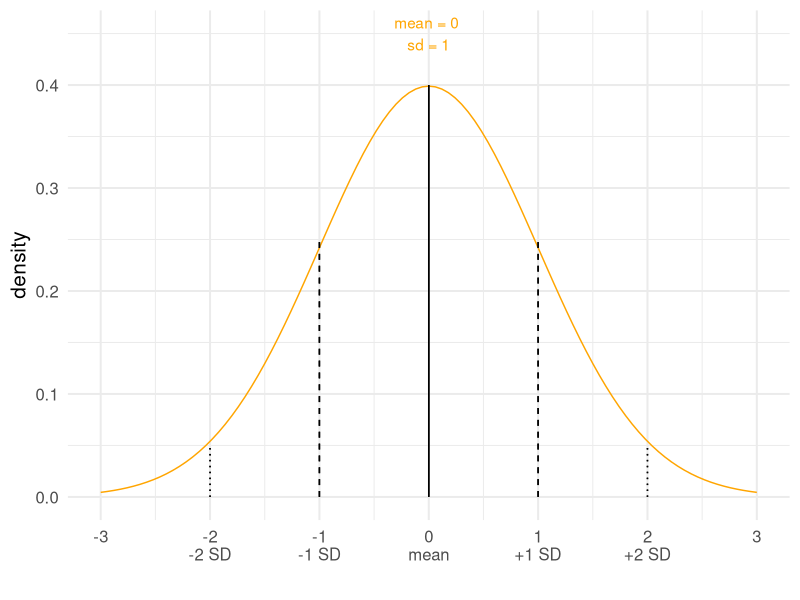
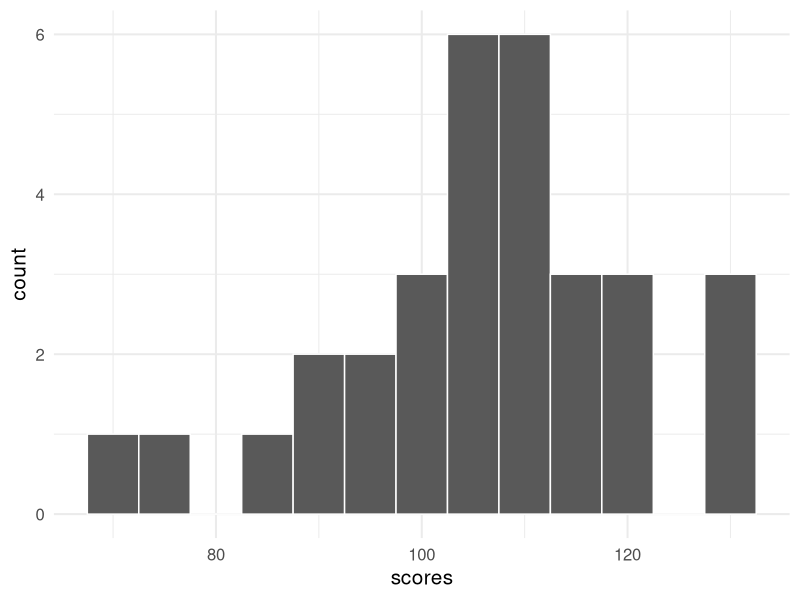
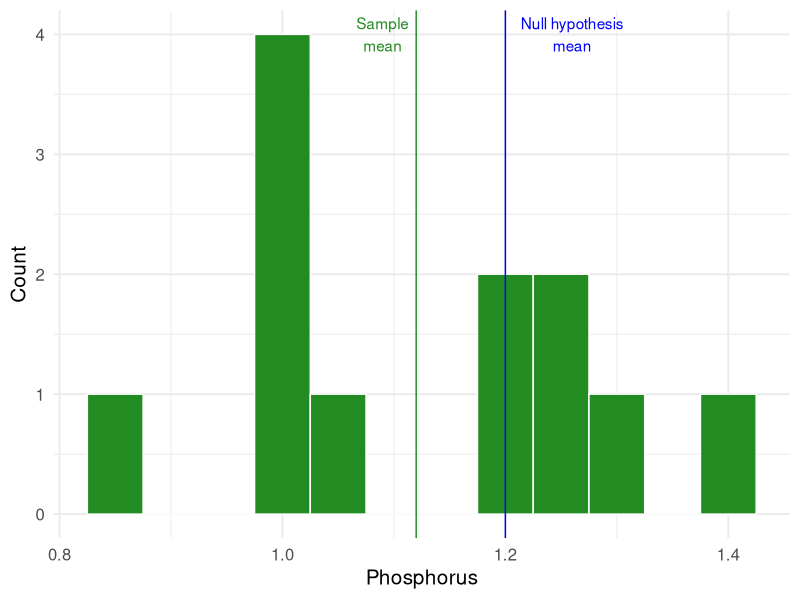
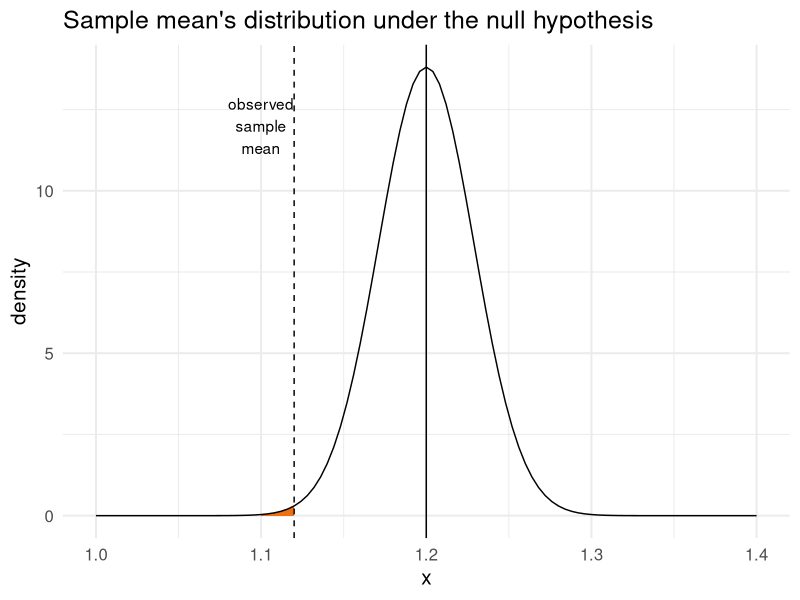
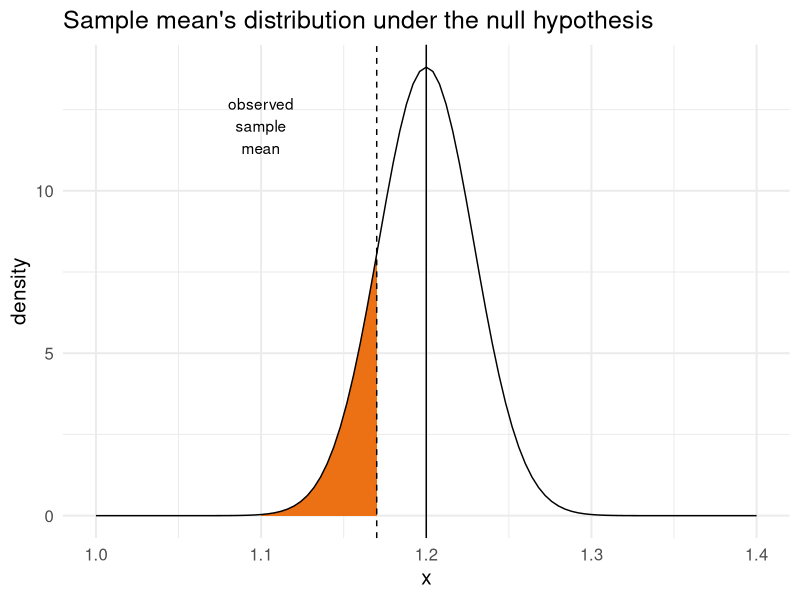
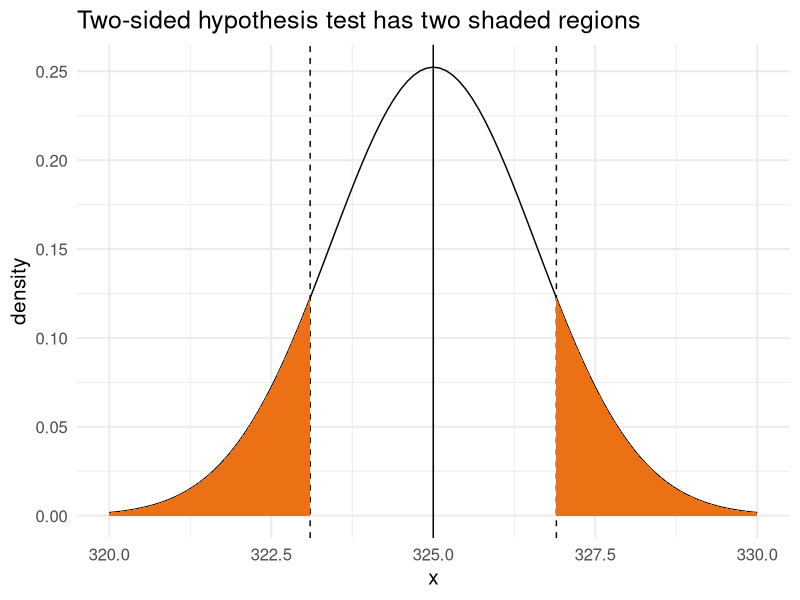
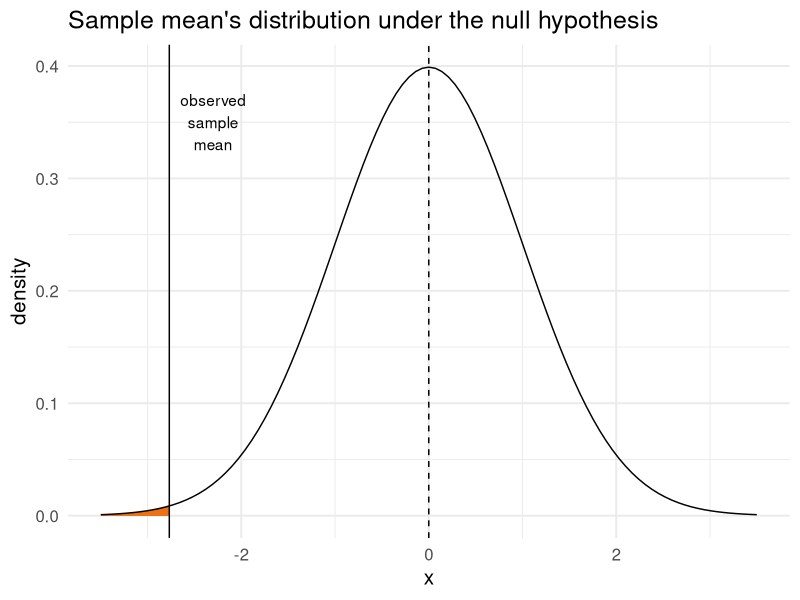
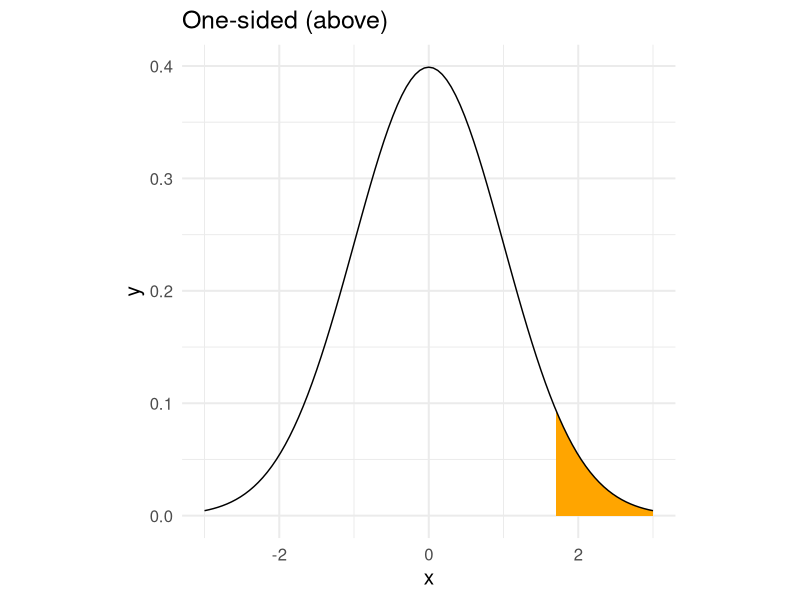

Recreate these plots in R, in order.
## ---- chunk 1
#students you do NOT need to know this code
library(ggplot2)
p1 <- ggplot(data = data.frame(x = c(-3, 3)), aes(x)) +
  stat_function(fun = dnorm, n = 101, args = list(mean = 0, sd = 1), col = "orange") +
  labs(y = "density", x = "") + 
  geom_text(aes(x = 0, y = 0.45), label = "mean = 0 \nsd = 1", check_overlap = T, col = "orange") +
  theme_minimal(base_size = 15) +
  geom_segment(aes(x = 0 , y = 0, xend = 0, yend = 0.4)) +
  geom_segment(aes(x = 1 , y = 0, xend = 1, yend = 0.25), lty = 2) +
  geom_segment(aes(x = -1 , y = 0, xend = -1, yend = 0.25), lty = 2) +
  geom_segment(aes(x = 2 , y = 0, xend = 2, yend = 0.05), lty = 3) +
  geom_segment(aes(x = -2 , y = 0, xend = -2, yend = 0.05), lty = 3) +
  scale_x_continuous(breaks = -3:3, 
                     labels = c(-3, "-2\n-2 SD", "-1\n-1 SD", "0\nmean", "1\n+1 SD", "2\n+2 SD", 3))
p1
## ---- chunk 2
scores <- c(114, 100, 104, 89, 102, 91, 114, 114, 103, 105, 
            108, 130, 120, 132, 111, 128, 118, 119, 86, 72,
            111, 103, 74, 112, 107, 103, 98, 96, 112, 112, 93)

iq_data <- data.frame(scores)

known_sigma <- 15
## ---- chunk 3
library(tidyverse)
ggplot(iq_data, aes(x = scores)) + 
  geom_histogram(binwidth = 5, col = "white") +
  theme_minimal(base_size = 15)
## ---- chunk 4
sample_mean <- mean(scores)

standard_error <- known_sigma/sqrt(length(scores))
critical_value <- 1.96

lower_bound <- sample_mean - critical_value*standard_error
upper_bound <- sample_mean + critical_value*standard_error
## ---- chunk 5
sample_mean
standard_error
lower_bound
upper_bound
## ---- chunk 6
phos <- c(1.26, 1.39, 1, 1, 1, 1, 
          0.87, 1.23, 1.19, 1.29, 1.03, 1.18)

known_sigma <- 0.1
## ---- chunk 7
library(tidyverse)
mean(phos)
phos_data <- data.frame(phos)
## ---- chunk 8
ggplot(phos_data, aes(x = phos)) + 
  geom_histogram(binwidth = 0.05, fill = "forest green", col = "white") + 
  theme_minimal(base_size = 15) +
  geom_vline(xintercept = mean(phos), col = "forest green") +
  geom_text(x = mean(phos)-0.03, y = 4, label = "Sample\nmean", check_overlap = T, col = "forest green") +
  geom_vline(xintercept = 1.2, col = "blue") + 
  geom_text(x = 1.26, y = 4, label = "Null hypothesis\nmean", check_overlap = T, col = "blue") +
  labs(main = "Is the true underlying equal to 1.2?", x = "Phosphorus", y = "Count")
## ---- chunk 9
ggplot(data = data.frame(x = c(1.0, 1.4)), aes(x)) + 
    geom_area(stat = "function", fun = dnorm, args = list(mean = 1.2, sd = 0.0289), 
            fill = "#ec7014", xlim = c(1.1, 1.12)) +
  stat_function(fun = dnorm, n = 101, args = list(mean = 1.2, sd = 0.0289)) +
  labs(y = "density") + 
  theme_minimal(base_size = 15) +
  geom_vline(xintercept = 1.2, lty = 1) + 
  geom_vline(xintercept = 1.12, lty = 2) +
  geom_text(x = 1.1, y = 12, label = "observed\nsample\nmean", check_overlap = T) + 
  labs(title = "Sample mean's distribution under the null hypothesis")
## ---- chunk 10
pnorm(q = 1.12, mean = 1.2, sd = 0.0289)
## ---- chunk 11
ggplot(data = data.frame(x = c(1.0, 1.4)), aes(x)) + 
    geom_area(stat = "function", fun = dnorm, args = list(mean = 1.2, sd = 0.0289), 
            fill = "#ec7014", xlim = c(1.1, 1.17)) +
  stat_function(fun = dnorm, n = 101, args = list(mean = 1.2, sd = 0.0289)) +
  labs(y = "density") + 
  theme_minimal(base_size = 15) +
  geom_vline(xintercept = 1.2, lty = 1) + 
  geom_vline(xintercept = 1.17, lty = 2) +
  geom_text(x = 1.1, y = 12, label = "observed\nsample\nmean", check_overlap = T) + 
  labs(title = "Sample mean's distribution under the null hypothesis")
## ---- chunk 12
pnorm(q = 1.17, mean = 1.2, sd = 0.0289)
## ---- chunk 13
#students, you don't need to worry about this code
ggplot(data = data.frame(x = c(320, 330)), aes(x)) + 
  stat_function(fun = dnorm, n = 101, args = list(mean = 325, sd = 1.581139)) +
  labs(y = "density", title = "Two-sided hypothesis test has two shaded regions") + 
  theme_minimal(base_size = 15) +
  geom_vline(xintercept = 325, lty = 1) + 
  geom_vline(xintercept = 326.9, lty = 2) +
  geom_vline(xintercept = 325 - (326.9-325), lty = 2) +
  geom_text(x = 326.9, y = 12, label = "sample\nmean", check_overlap = T) + 
  geom_text(x = 325, y = 12, label = "null\nhypothesis", check_overlap = T) +
  geom_area(stat = "function", fun = dnorm, args = list(mean = 325, sd = 1.581139), 
            fill = "#ec7014", xlim = c(320, 325 - (326.9-325))) + 
  geom_area(stat = "function", fun = dnorm, args = list(mean = 325, sd = 1.581139), 
            fill = "#ec7014", xlim = c(326.9, 330))
## ---- chunk 14
pnorm(q = 326.9, mean = 325, sd = 1.581139, lower.tail = F)
pnorm(q = 326.9, mean = 325, sd = 1.581139, lower.tail = F)*2
## ---- chunk 15
pnorm(q = -2.768166, mean = 0, sd = 1)
## ---- chunk 16
ggplot(data = data.frame(x = c(-3.5, 3.5)), aes(x)) + 
    geom_area(stat = "function", fun = dnorm, args = list(mean = 0, sd = 1), 
            fill = "#ec7014", xlim = c(-3.5, -2.768166)) +
  stat_function(fun = dnorm, n = 101, args = list(mean = 0, sd = 1)) +
  labs(y = "density") + 
  theme_minimal(base_size = 15) +
  geom_vline(xintercept = -2.768166, lty = 1) + 
  geom_vline(xintercept = 0, lty = 2) +
  geom_text(x = -2.3, y = 0.35, label = "observed\nsample\nmean", check_overlap = T) + 
  labs(title = "Sample mean's distribution under the null hypothesis")
## ---- chunk 17
upper <- ggplot(data = data.frame(x = c(-3, 3)), aes(x)) + 
  geom_area(stat = "function", fun = dnorm, args = list(mean = 0, sd = 1),
            xlim = c(1.7, 3), fill = "orange") +
  stat_function(fun = dnorm, n = 101, args = list(mean = 0, sd = 1)) +
  theme_minimal(base_size = 15) + labs(title = "One-sided (above)") +
  theme(aspect.ratio=1)
upper
## ---- chunk 18
lower <- ggplot(data = data.frame(x = c(-3, 3)), aes(x)) + 
  geom_area(stat = "function", fun = dnorm, args = list(mean = 0, sd = 1),
            xlim = c(-3, -1.7), fill = "orange") +
  stat_function(fun = dnorm, n = 101, args = list(mean = 0, sd = 1)) +
  theme_minimal(base_size = 15) + labs(title = "One-sided (below)") +
  theme(aspect.ratio=1)
lower
## ---- chunk 19
both <- ggplot(data = data.frame(x = c(-3, 3)), aes(x)) + 
  geom_area(stat = "function", fun = dnorm, args = list(mean = 0, sd = 1),
            xlim = c(1.7, 3), fill = "orange") +
  geom_area(stat = "function", fun = dnorm, args = list(mean = 0, sd = 1),
            xlim = c(-3, -1.7), fill = "orange") +
  stat_function(fun = dnorm, n = 101, args = list(mean = 0, sd = 1)) +
  theme_minimal(base_size = 15) + labs(title = "Two-sided") +
  theme(aspect.ratio=1)

#library(patchwork)
both
#upper + lower + both + plot_layout() 
